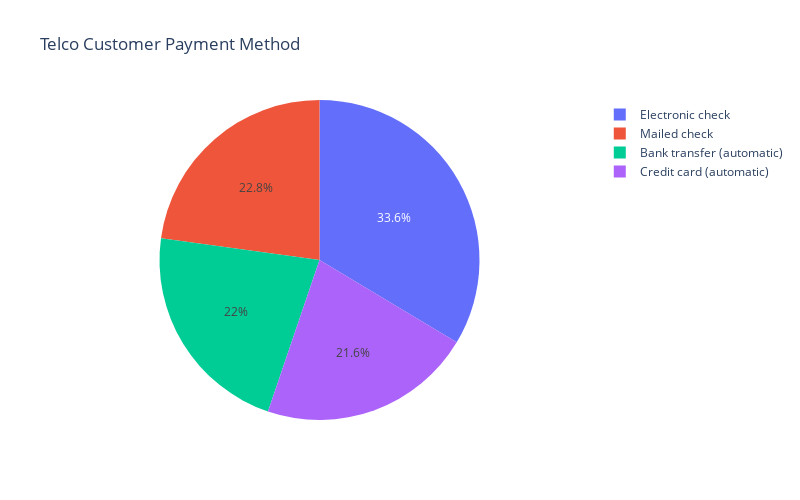

Notebook source saved alongside this figure:
### Markdown cell above
(12) Paper less Billing: Customer who has paperless billing is more likely to churn. Customers not having paperless billing have higher churn ratio as compared to having paperless billing. Also, more people have paperless billing. It's good that people prefer eco-friendly bills

(13) Payment Method: Customer who uses electronic check to pay bills is more likely to churn than those who using other payment methods.

(14) Contract: Short term contracts have higher churn rates

### Code cell
#counts of different bill payment methods using pie chart
target= df['PaymentMethod'].value_counts()
levels = ['Electronic check','Mailed check','Bank transfer','Credit card']
trace = go.Pie(labels=target.index,values=target.values
               )
layout = dict(title="Telco Customer Payment Method", margin=dict(l=50), width=800, height=500)
figdata = [trace]
fig = go.Figure(data=figdata, layout=layout)
iplot(fig)

### Figure 1 — Plotly figure (JSON) as saved in the notebook; plotly's stock layout.template omitted (floating-point values rounded to 4 significant figures)
{"data": [{"labels": ["Electronic check", "Mailed check", "Bank transfer (automatic)", "Credit card (automatic)"], "type": "pie", "values": [2359, 1602, 1542, 1518]}], "layout": {"height": 500, "margin": {"l": 50}, "title": {"text": "Telco Customer Payment Method"}, "width": 800}}
